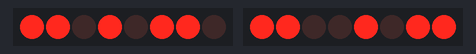
The sketch below on a simulated Arduino Uno, built with avr-gcc and run on an emulated ATmega328P. On the bench: 2 × 8 shift-register outputs drawn as a row of LEDs (first output left, lit = HIGH). Wiring (inferred from the names in the program): 2 × shift register (74HC595): data pin 9, shift clock pin 10, latch pin 11 / data pin 12, shift clock pin 13, latch pin 8. Wiring (inferred from the signals the program sends): 2 × row of LEDs: on Q0, Q1, Q2, Q3, Q4, Q5, Q6, Q7 / on Q0, Q1, Q2, Q3, Q4, Q5, Q6, Q7.

Above: at 0.07 s.
At 4.85 s:
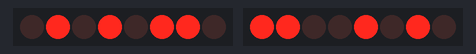
At 9.86 s:
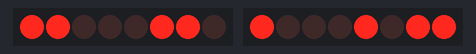
At 19.87 s:
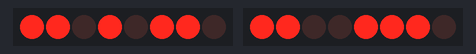
At 29.83 s:
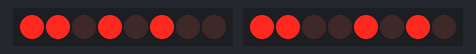
At 39.84 s:
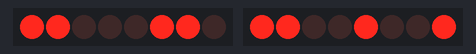
Timing chart, 0 to 40.0 s (numbered marks = the images above):
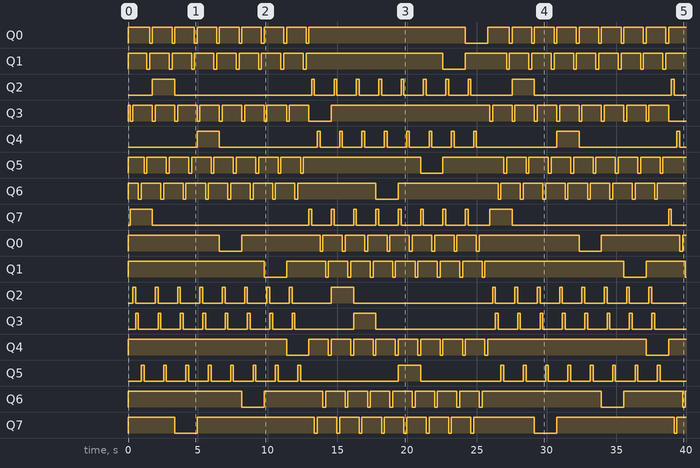

The sketch:

74HC595_8x8_01.ino
```cpp
/*
  2x 74HC595 ile 8x8 segment tarama
  - scanAllRowSegments / scanAllColSegments yapısı korunur
  - mapMasksToOutputs: (rowMask, colMask) -> (register1Out, register2Out)
  - makeByte_0 / makeByte_1 parametreleri: B0..B7

  Varsayım (senin eski mantığınla uyumlu):
  - Row seçimi: ACTIVE-HIGH  (1 => satır aktif)
  - Col seçimi: ACTIVE-LOW   (0 => kolon aktif)

  register1 = 1. 74HC595 (8X8 UP PINS )


  register2 = 2. 74HC595 (8X8 DOWN PINS)

  NOT: Mapping’i sen yapacağın için sadece makeByte_0 / makeByte_1 içini değiştirmen yeterli.
*/

const int DATA_PIN_0  = 9;   // register1  74HC595 DS (pin 14)
const int CLOCK_PIN_0 = 10;  // register1  74HC595 SHCP (pin 11)
const int LATCH_PIN_0 = 8;   // register1  74HC595 STCP (pin 12)

const int DATA_PIN_1  = 12;  // register2  74HC595 DS (pin 14)
const int CLOCK_PIN_1 = 13;  // register2  74HC595 SHCP (pin 11)
const int LATCH_PIN_1 = 11;  // register2  74HC595 STCP (pin 12)

void writeSingle(byte rowMask, byte colMask) ;

// ------------------------------------------------------------
// 74HC595’e yazma (iki latch beraber)
// ------------------------------------------------------------
void shiftWrite2(byte register1Value, byte register2Value) {
  digitalWrite(LATCH_PIN_0, LOW);
  digitalWrite(LATCH_PIN_1, LOW);

  shiftOut(DATA_PIN_0, CLOCK_PIN_0, MSBFIRST, register1Value);
  shiftOut(DATA_PIN_1, CLOCK_PIN_1, MSBFIRST, register2Value);

  digitalWrite(LATCH_PIN_0, HIGH);
  digitalWrite(LATCH_PIN_1, HIGH);
}

void allOff() {
  // Mantıksal maske ile kapat (mapping’i içeride uygular)
  writeSingle(0x00, 0xFF);
}


// ------------------------------------------------------------
// MAPPING (BURAYI SEN DOLDURACAKSIN)
// ------------------------------------------------------------

// register2 (ROW) byte üretimi: B_0..B_7
byte makeByte_0(
  byte B_0, byte B_1, byte B_2, byte B_3,
  byte B_4, byte B_5, byte B_6, byte B_7
) {
  byte v = 0;

  // ŞU AN identity: bit0->B_0 ... bit7->B_7
  if (B_0) v |= (1 << 0);
  if (B_1) v |= (1 << 1);
  if (B_2) v |= (1 << 2);
  if (B_3) v |= (1 << 3);
  if (B_4) v |= (1 << 4);
  if (B_5) v |= (1 << 5);
  if (B_6) v |= (1 << 6);
  if (B_7) v |= (1 << 7);

  return v;
}

// register1 (COL) byte üretimi: B_0..B_7
byte makeByte_1(
  byte B_0, byte B_1, byte B_2, byte B_3,
  byte B_4, byte B_5, byte B_6, byte B_7
) {
  byte v = 0;

  // ŞU AN identity: bit0->B_0 ... bit7->B_7
  if (B_0) v |= (1 << 0);
  if (B_1) v |= (1 << 1);
  if (B_2) v |= (1 << 2);
  if (B_3) v |= (1 << 3);
  if (B_4) v |= (1 << 4);
  if (B_5) v |= (1 << 5);
  if (B_6) v |= (1 << 6);
  if (B_7) v |= (1 << 7);

  return v;
}

// ------------------------------------------------------------
// İKİ BYTE AL -> İÇERDE MAPPING -> İKİ REGISTER BYTE ÇIKAR
// ------------------------------------------------------------
void mapMasksToOutputs(byte rowMask, byte colMask, byte &register1Out, byte &register2Out) {
  // rowMask bitleri (B0..B7)  -> satır tarafı (active-high varsayımı)
  byte rB0 = (colMask >> 7) & 0x01; // C8
  byte rB1 = (colMask >> 6) & 0x01; // C7
  byte rB2 = (rowMask >> 1) & 0x01; // R2
  byte rB3 = (colMask >> 0) & 0x01; // C1
  byte rB4 = (rowMask >> 3) & 0x01; // R4
  byte rB5 = (colMask >> 5) & 0x01; // C6
  byte rB6 = (colMask >> 3) & 0x01; // C4
  byte rB7 = (rowMask >> 0) & 0x01; // R1

  // colMask bitleri (B0..B7)  -> kolon tarafı (mask zaten active-low değerleri taşıyor)
  byte cB0 = (rowMask >> 4) & 0x01; // R5
  byte cB1 = (rowMask >> 6) & 0x01; // R7
  byte cB2 = (colMask >> 1) & 0x01; // C2
  byte cB3 = (colMask >> 2) & 0x01; // C3
  byte cB4 = (rowMask >> 7) & 0x01; // R8
  byte cB5 = (colMask >> 4) & 0x01; // C5
  byte cB6 = (rowMask >> 5) & 0x01; // R6
  byte cB7 = (rowMask >> 2) & 0x01; // R3

  // Varsayımsal yön:
  // register2 = satırlar, register1 = kolonlar
  register1Out = makeByte_0(rB0,rB1,rB2,rB3,rB4,rB5,rB6,rB7);
  register2Out = makeByte_1(cB0,cB1,cB2,cB3,cB4,cB5,cB6,cB7);
}

// Dışarıdan iki mask verip direkt yazdırmak için
void writeMasks(byte rowMask, byte colMask) {
  byte reg1, reg2;
  mapMasksToOutputs(rowMask, colMask, reg1, reg2);
  shiftWrite2(reg1, reg2);
}

const byte ROW_MASKS[8] = {
  0b00000001,  // eski [7]
  0b00000010,  // eski [6]
  0b00000100,  // eski [5]
  0b00001000,  // eski [4]
  0b00010000,  // eski [3]
  0b00100000,  // eski [2]
  0b01000000,  // eski [1]
  0b10000000   // eski [0]
};

const byte COL_MASKS[8] = {
  0b11111110,  // eski [7]
  0b11111101,  // eski [6]
  0b11111011,  // eski [5]
  0b11110111,  // eski [4]
  0b11101111,  // eski [3]
  0b11011111,  // eski [2]
  0b10111111,  // eski [1]
  0b01111111   // eski [0]
};


// ------------------------------------------------------------
// Tarama (senin yapı aynı)
// ------------------------------------------------------------
void scanAllRowSegments(uint16_t holdMs) {

  for (int r = 0; r <= 7; r++) {
    for (int c = 0; c <= 7; c++) {
      writeMasks(ROW_MASKS[r], COL_MASKS[c]);
      delay(holdMs);
    }
  }

  allOff();
}


void scanAllColSegments(uint16_t holdMs) {

  for (int c = 0; c <= 7; c++) {
    for (int r = 0; r <= 7; r++) {
      writeMasks(ROW_MASKS[r], COL_MASKS[c]);
      delay(holdMs);
    }
  }

  allOff();
}


// ------------------------------------------------------------
void setup() {
  pinMode(DATA_PIN_0, OUTPUT);
  pinMode(CLOCK_PIN_0, OUTPUT);
  pinMode(LATCH_PIN_0, OUTPUT);

  pinMode(DATA_PIN_1, OUTPUT);
  pinMode(CLOCK_PIN_1, OUTPUT);
  pinMode(LATCH_PIN_1, OUTPUT);

  allOff();
}

// const byte singleRowByte   = 0b00000001; // ROW1
// const byte singleColByte   = 0b11111110; // COL1

const byte singleRowByte   = 0b00000001;
const byte singleColByte   = 0b11111110;


void writeSingle(byte rowMask, byte colMask) {
  byte reg1, reg2;
  mapMasksToOutputs(rowMask, colMask, reg1, reg2);
  shiftWrite2(reg1, reg2);
}

void loop() {
  // Örnek: (11111111, 00000000) -> hepsi aktif gibi (demo amaçlı kısa)
  // writeMasks(0xFF, 0x00);
  // delay(150);
  allOff();
  delay(150);

  // writeSingle(singleRowByte, singleColByte);
  // delay(1000);

  scanAllRowSegments(200);
  scanAllColSegments(200);
}
```

Measured:
- by itself, Q0: goes 8 × (HIGH 1.6 s, LOW 0.20 s), HIGH 11.2 s, LOW 1.6 s, 8 × (HIGH 1.6 s, LOW 0.20 s), then HIGH
- by itself, Q1: goes 8 × (HIGH 1.4 s, LOW 0.20 s), HIGH 9.8 s, LOW 1.6 s, HIGH 3.0 s, 7 × (LOW 0.20 s, HIGH 1.4 s), LOW 0.20 s, then HIGH
- by itself, Q2: LOW → HIGH at 1.8 s, → LOW 1.6 s later, → HIGH 9.8 s later, → LOW 0.20 s later, … (22 changes in this stretch)
- by itself, Q3: goes HIGH 0.15 s, 8 × (LOW 0.20 s, HIGH 1.4 s), LOW 1.6 s, HIGH 11.4 s, 8 × (LOW 0.20 s, HIGH 1.4 s), then LOW
- by itself, Q4: LOW → HIGH at 5.0 s, → LOW 1.6 s later, → HIGH 7.0 s later, → LOW 0.20 s later, … (22 changes in this stretch)
- by itself, Q5: LOW → HIGH at 0.00 s, → LOW 1.2 s later, → HIGH 0.20 s later, → LOW 1.4 s later, … (35 changes in this stretch)
- by itself, Q6: LOW → HIGH at 0.00 s, → LOW 0.75 s later, → HIGH 0.20 s later, → LOW 1.4 s later, … (35 changes in this stretch)
- by itself, Q7: goes HIGH 1.6 s, LOW 11.2 s, 8 × (HIGH 0.20 s, LOW 1.4 s), HIGH 1.6 s, LOW 11.2 s, HIGH 0.20 s, then LOW
